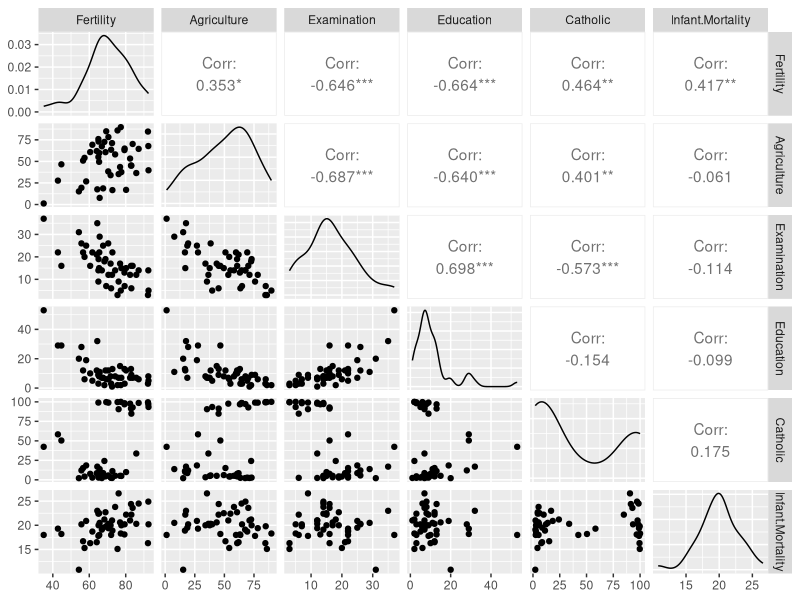
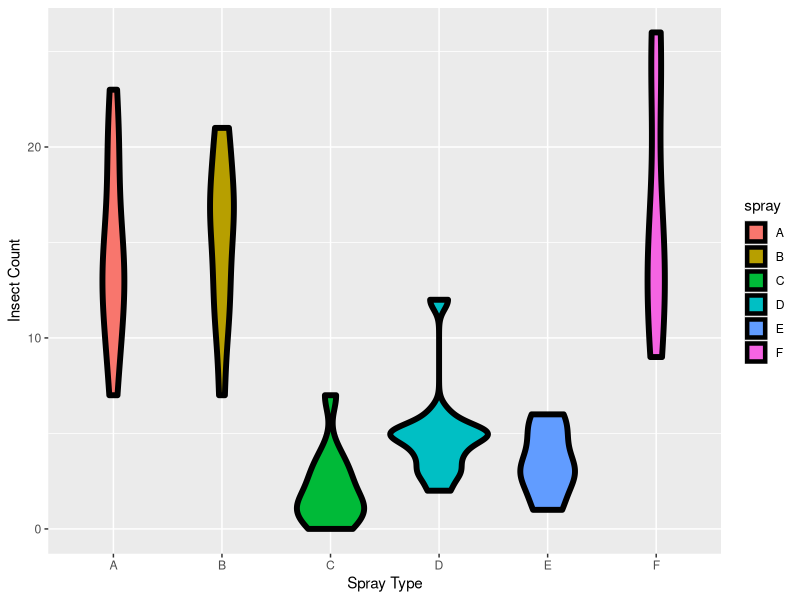
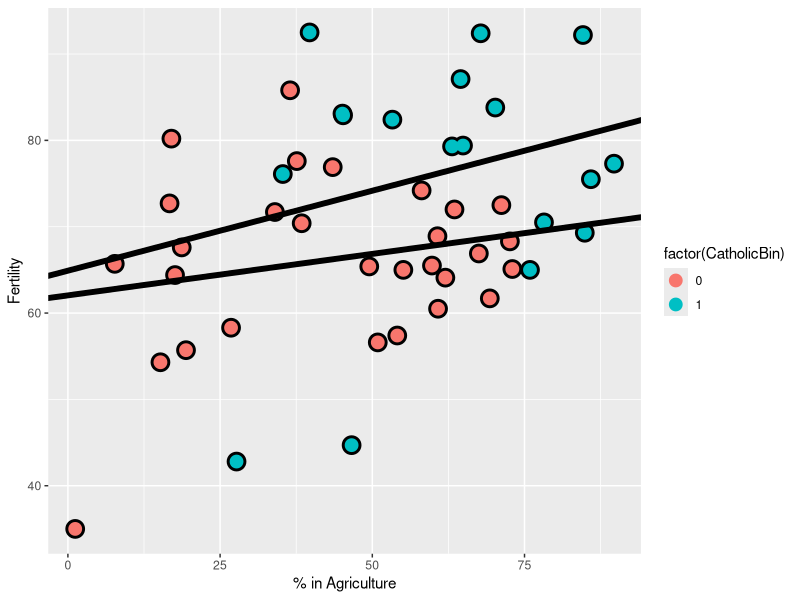
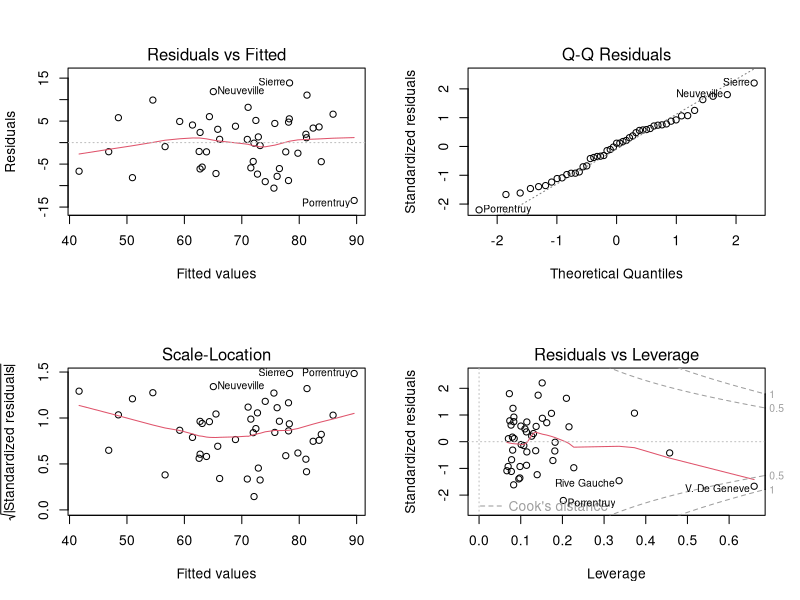

Write R code to recreate these figures, in order.
## ---- chunk 1
knitr::opts_chunk$set(echo = TRUE)
## ---- chunk 2
require(datasets);data(swiss);require(ggplot2);require(GGally)
g = ggpairs(swiss, lower=list(continous="smooth"), wrap=c(geom_smooth(method = "loess")))
g

## ---- chunk 3
summary(lm(Fertility~., data=swiss))$coef
## ---- chunk 4
summary(lm(Fertility~Agriculture, data=swiss))$coef
## ---- chunk 5
data(InsectSprays);library(ggplot2)
g<-ggplot(data=InsectSprays, aes(y=count, x=spray, fill=spray))
g<-g+geom_violin(colour="black", size=2)
g<-g+xlab("Spray Type")+ylab("Insect Count")
g
## ---- chunk 6
summary(lm(count~spray, data=InsectSprays))$coef

# Do the same thing manually or hardcoded
summary(lm(count~
             I(1*(spray=="B"))+I(1*(spray=="C"))+I(1*(spray=="D")) + I(1*(spray=="E"))+  I(1*(spray=="F")) 
           , data = InsectSprays))$coef
summary(lm(count~spray-1,data=InsectSprays))$coef

## ---- chunk 7
spray2<-relevel(InsectSprays$spray, "C")
summary(lm(count~spray2,data=InsectSprays))$coef
## ---- chunk 8
library(datasets);data(swiss);library(ggplot2)
head(swiss)

# Create a binary  catholic variable, 1 if the county is majority catholic and majority protestant
library(dplyr)
swiss = mutate(swiss, CatholicBin=1*(Catholic>50))

#fit4<- lm(Fertility~Agriculture, data=swiss)

#fit5<-lm(Fertility~Agriculture+factor(CatholicBin), data=swiss)

fit6<-lm(Fertility~Agriculture*factor(CatholicBin), data=swiss)

g<-ggplot(swiss, aes(x=Agriculture, y=Fertility, colour=factor(CatholicBin)))
g=g+geom_point(size=6, colour="black")+geom_point(size=4)
g=g+xlab("% in Agriculture") + ylab("Fertility")

g3<-g
g3<-g3+geom_abline(intercept = coef(fit6)[1], slope=coef(fit6)[2], size=2)
g3<-g3+geom_abline(intercept = coef(fit6)[1]+coef(fit6)[3], slope=coef(fit6)[2]+coef(fit6)[4], size=2)
g3
## ---- chunk 9
data(swiss);library(ggplot2);par(mfrow=c(2,2))
fit7<-lm(Fertility~., data = swiss); plot(fit7)
## ---- chunk 10
n <- 100; nosim <- 1000
x1 <- rnorm(n); x2 <- x1/sqrt(2) + rnorm(n) /sqrt(2)
x3 <- x1 * 0.95 + rnorm(n) * sqrt(1 - 0.95^2); 
betas <- sapply(1 : nosim, function(i){
  y <- x1 + rnorm(n, sd = .3)
  c(coef(lm(y ~ x1))[2], 
    coef(lm(y ~ x1 + x2))[2], 
    coef(lm(y ~ x1 + x2 + x3))[2])
})
round(apply(betas, 1, sd), 5)

library(car)
fit8<-lm(Fertility~., data = swiss)
vif(fit8)
## ---- chunk 11
fit1 <- lm(Fertility ~ Agriculture, data = swiss)
fit3 <- update(fit8, Fertility ~ Agriculture + Examination + Education)
fit5 <- update(fit8, Fertility ~ Agriculture + Examination + Education + Catholic + Infant.Mortality)
anova(fit1, fit3, fit5)
